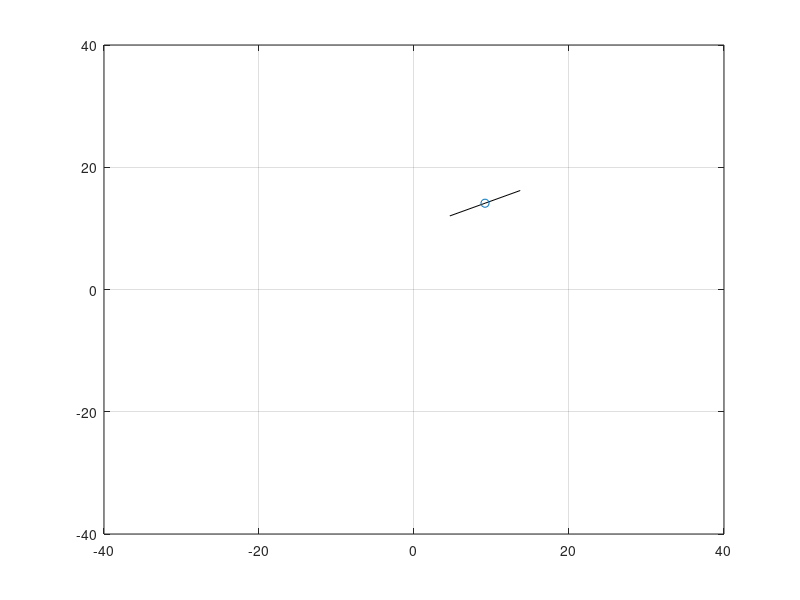

Source code (MATLAB):
u = [3;1];
L = 5;
Rr = L*(u(1)+u(2))/(u(1)+u(2));

r = 0.05;

X = [r/(2*L) -r/(2*L); r/2 r/2];

P = X*u;
w = P(1);
v = P(2);

theta = 0;
x = 0;
y = 0;

x2=x+(L*cos(theta));
y2=y+(L*sin(theta));
        
x3=x+(L*cos(theta-pi/2));
y3=y+(L*sin(theta-pi/2));


for i=0:200

    
    plot([x x2],[y y2],'k',[x x3],[y y3],'k',x,y,'-o')
    xlim([-40 40])
    ylim([-40 40])
    grid on
    drawnow
    
    A = [cos(theta)*v;sin(theta)*v;w];
    
    x = x + A(1);
    
    y = y + A(2);
    
    theta = theta +A(3);
    
   
    
    k1 = [x - (sin(theta)*L/2); y+(cos(theta)*L/2)];
    k2 = [x + (sin(theta)*L/2); y - (cos(theta)*L/2)];
    
    x2=x+(L*cos(theta+pi/2));
    y2=y+(L*sin(theta+pi/2));
    
        
    x3=x+(L*cos(theta-pi/2));
    y3=y+(L*sin(theta-pi/2));
    
end